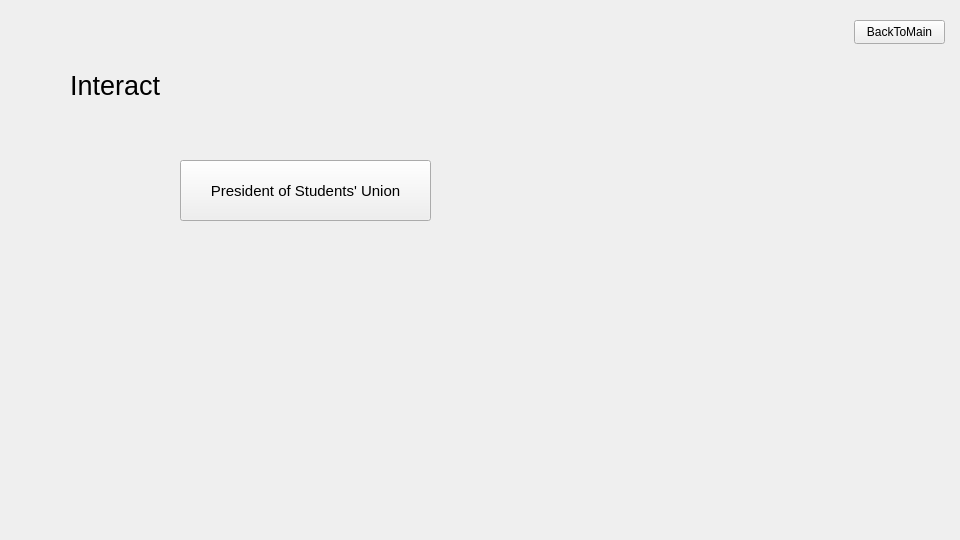
<?xml version="1.0" encoding="UTF-8"?>
<ui version="4.0">
 <class>Form</class>
 <widget class="QWidget" name="Form">
  <property name="geometry">
   <rect>
    <x>0</x>
    <y>0</y>
    <width>960</width>
    <height>540</height>
   </rect>
  </property>
  <property name="minimumSize">
   <size>
    <width>960</width>
    <height>540</height>
   </size>
  </property>
  <property name="maximumSize">
   <size>
    <width>960</width>
    <height>540</height>
   </size>
  </property>
  <property name="windowTitle">
   <string>Form</string>
  </property>
  <widget class="QPushButton" name="pushButton_Back">
   <property name="geometry">
    <rect>
     <x>854</x>
     <y>20</y>
     <width>91</width>
     <height>24</height>
    </rect>
   </property>
   <property name="text">
    <string>BackToMain</string>
   </property>
  </widget>
  <widget class="QLabel" name="label">
   <property name="geometry">
    <rect>
     <x>70</x>
     <y>60</y>
     <width>221</width>
     <height>51</height>
    </rect>
   </property>
   <property name="font">
    <font>
     <pointsize>20</pointsize>
    </font>
   </property>
   <property name="text">
    <string>Interact</string>
   </property>
  </widget>
  <widget class="QPushButton" name="pushButton_PSU">
   <property name="geometry">
    <rect>
     <x>180</x>
     <y>160</y>
     <width>251</width>
     <height>61</height>
    </rect>
   </property>
   <property name="font">
    <font>
     <pointsize>11</pointsize>
    </font>
   </property>
   <property name="text">
    <string>President of Students' Union</string>
   </property>
  </widget>
 </widget>
 <resources/>
 <connections/>
</ui>
